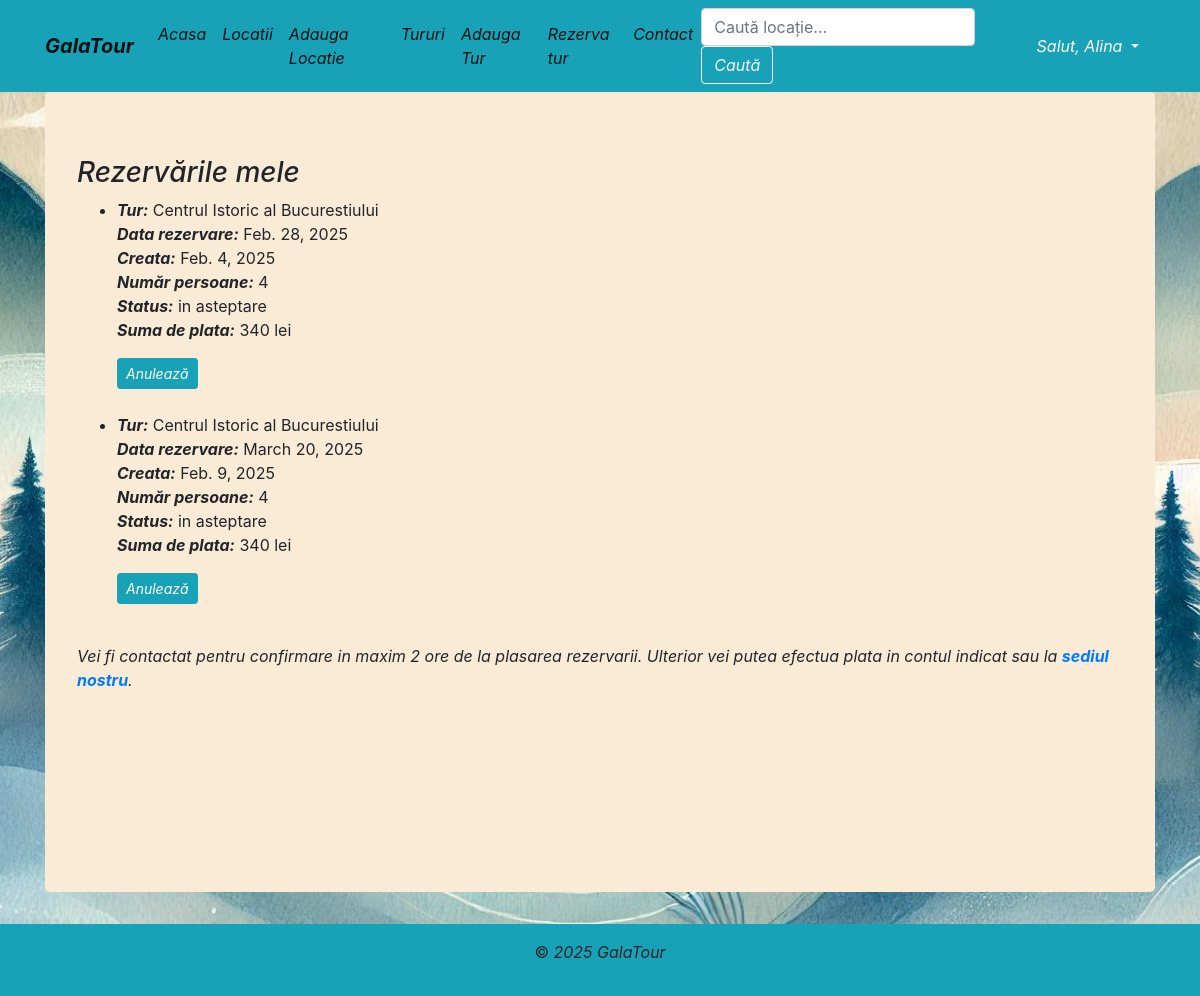
/rezervarile-mele/ (signed in), run on an earlier commit of the app's database.
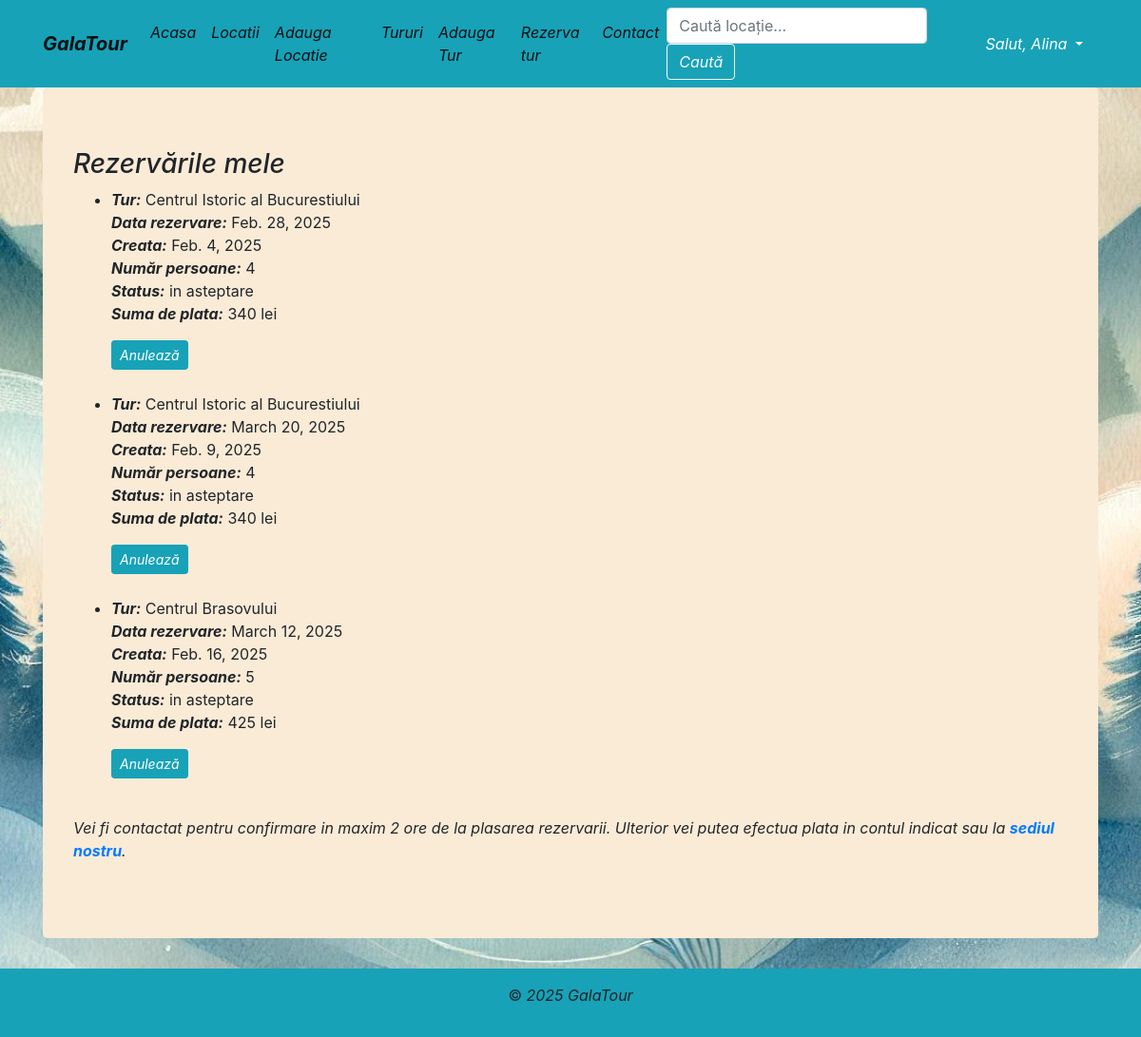
And on a later commit of the database.
### locatii/models.py (models this page shows, shortened)
class Rezervare(models.Model):
    class Meta:
        verbose_name_plural = 'Rezervari'
    OPTIUNI_STATUS = [
        ('in asteptare', 'In asteptare'),
        ('in procesare', 'In procesare'),
        ('confirmata', 'Confirmata')
    ]
    utilizator = ForeignKey(User, on_delete=CASCADE, related_name='rezervari')
    numar_persoane= PositiveIntegerField(blank=False, null=False, default=1, validators=[MinValueValidator(1), MaxValueValidator(10)])
    tur = ForeignKey(Tur, on_delete=CASCADE, related_name='rezervari')
    data_inceput = DateField()
    creata = DateField(auto_now_add=True)
    status = CharField(max_length=40, choices=OPTIUNI_STATUS, default='in asteptare' )
    suma = PositiveIntegerField(blank=False, null=False, default=1)

class Tur(models.Model):
    class Meta:
        verbose_name_plural = 'Tururi'
    OPTIUNI_TIP_TUR = [
            ('predefinit', 'Predefinit'),
            ('personalizat', 'Personalizat')
        ]
    nume = CharField(max_length=128, blank=True, null=True)
    descriere = TextField(blank=True, null=True)
    locatii = ManyToManyField(Locatie, related_name='tururi')
    type = CharField(max_length=40, choices=OPTIUNI_TIP_TUR, default='predefinit' )
    durata= CharField(max_length=128, blank=True, null=True)
    pret = PositiveIntegerField(blank=False, null=False, default=1)
    pachet = TextField(blank=True, null=True)
    imagine_tur = ImageField(upload_to='imagini', blank=True, null=True)

### locatii/views.py (the view)
# urls.py: path('rezervarile-mele/', RezervarileMeleView.as_view(), name='lista_rezervari'),
class RezervarileMeleView(LoginRequiredMixin, ListView):
    model = Rezervare
    template_name = 'rezervarile_mele.html'
    context_object_name = 'rezervari'
    def get_queryset(self):
        return Rezervare.objects.filter(utilizator=self.request.user)

### locatii/templates/rezervarile_mele.html (shortened to what this page needs)
<!DOCTYPE html>
<html lang="en">
<head>
</head>
<body>
{% extends 'base.html' %}
{% block content %}
<h3><i>Rezervările mele</i></h3>
  {% if rezervari %}
    <ul>
      {% for rezervare in rezervari %}
        <li>
          <strong><i>Tur:</i></strong> {{ rezervare.tur.nume }}<br>
          <strong><i>Data rezervare:</i></strong> {{ rezervare.data_inceput }}<br>
          <strong><i>Creata:</i></strong> {{ rezervare.creata}}<br>
          <strong><i>Număr persoane:</i></strong> {{ rezervare.numar_persoane }}<br>
          <strong><i>Status:</i></strong> {{ rezervare.status }}<br>
            <strong><i>Suma de plata:</i></strong> {{ rezervare.suma }} lei<br>
          <a href="{% url 'anuleaza_rezervare' rezervare.id %}"
            class="btn btn-info btn-sm mt-3"
            onclick="return confirm('Ești sigur că vrei să anulezi această rezervare?');">
          <i>Anulează</i>
          </a>
          <br>
          <br>
        </li>
      {% endfor %}
    </ul>
<p><i> Vei fi contactat pentru confirmare in maxim 2 ore de la plasarea rezervarii. Ulterior vei putea efectua plata
  in contul indicat sau la <a href="{% url 'contact' %}" target="_blank"><strong>sediul nostru</strong></a>.</i></p>
  {% else %}
    <p>Nu ai nicio rezervare.</p>
  {% endif %}
{% endblock %}

What changed in the data, as far as the page shows it:
added Rezervare: tur.nume "Centrul Brasovului", data_inceput "March 12, 2025", creata "Feb. 16, 2025", numar_persoane "5", status "in asteptare", suma "425"
